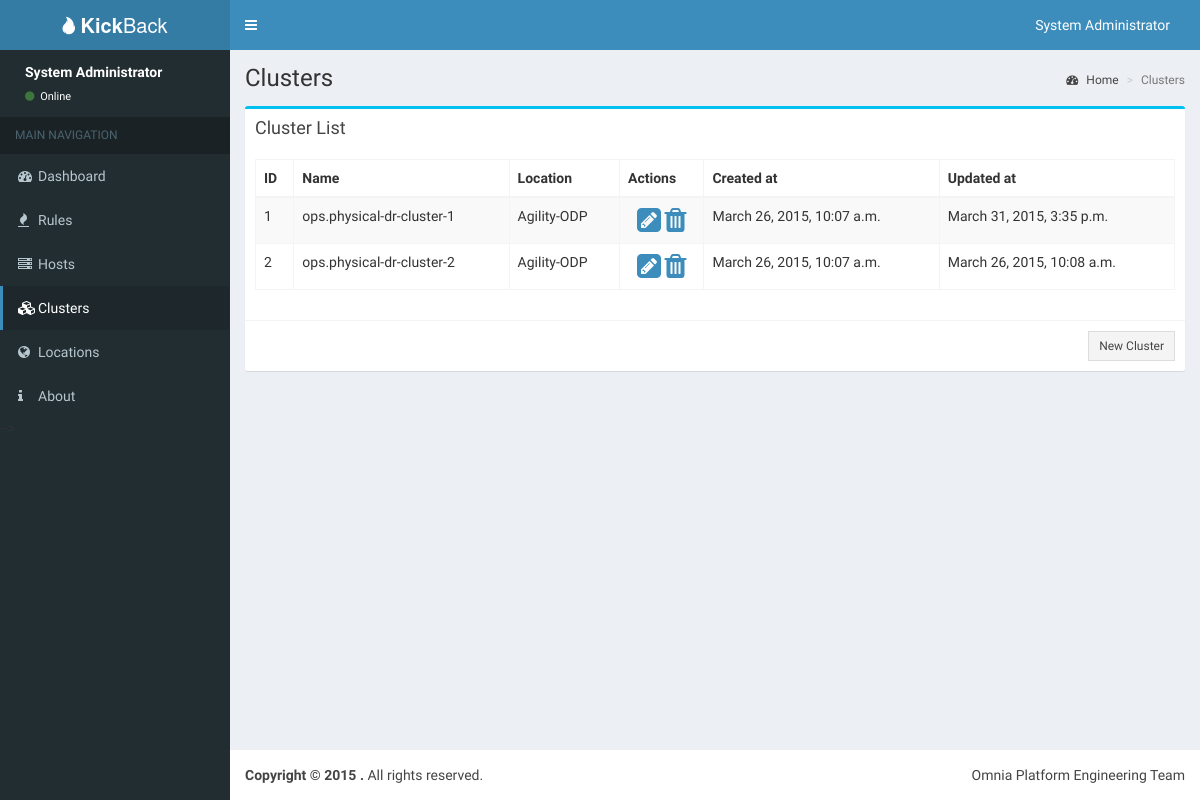
The page /cluster/list/ (signed in) on the database its author committed.
### clusters/models.py (models this page shows)
class Cluster(models.Model):
	cluster_name = models.CharField(max_length=50)
	location = models.ForeignKey(Location)
	added_at = models.DateTimeField(auto_now_add=True)
	updated_at = models.DateTimeField(auto_now=True)
	def __str__(self):
		return self.cluster_name

class Location(models.Model):
	location_name = models.CharField(max_length=50, unique=True)
	added_at = models.DateTimeField(auto_now_add=True)
	updated_at = models.DateTimeField(auto_now=True)
	def __str__(self):
		return self.location_name

### firewalls/views.py (the view)
# urls.py: url(r'^cluster/list/$', views.ClusterListView.as_view(), name='cluster-details'),
class ClusterListView(ListView):
    model = Cluster
    template_name='firewalls/cluster_list.html'
    @method_decorator(login_required(login_url="/login"))
    def dispatch(self, *args, **kwargs):
        return super(ClusterListView, self).dispatch(*args, **kwargs)

### firewalls/templates/firewalls/cluster_list.html (shortened to what this page needs)
{% extends 'firewalls/base.html'%}
{% block sidebar %}
<ul class="sidebar-menu">
	<li class="header">MAIN NAVIGATION</li>
	<li><a href="/"><i class="fa fa-dashboard"></i><span>Dashboard</span></a></li>
	<li><a href="/rule/list"><i class="fa fa-fire"></i><span>Rules</span></a></li>
	<li><a href="/host/list"><i class="fa fa-server"></i><span>Hosts</span></a></li>
	<li class="active"><a href="/cluster/list"><i class="fa fa-cubes"></i><span>Clusters</span></a></li>
	<li><a href="/location/list"><i class="fa fa-globe"></i><span>Locations</span></a></li>
	<li><a href="/about"><i class="fa fa-info"></i><span>About</span></a></li>
</section>
</aside>
{% endblock %}
{% block content %}
<div class="content-wrapper">
	<section class="content-header">
		<h1>
			Clusters
		</h1>
		<ol class="breadcrumb">
			<li><a href="#"><i class="fa fa-dashboard"></i> Home</a></li>
			<li class="active">Clusters</li>
		</ol>
	</section>
	<section class="content">
		<div class="box box-info">
			<div class="box-header">
				<h3 class="box-title">Cluster List</h3>
			</div>
			<div class="box-body">
        <div class="table-responsive">
          <table class="table table-striped table-bordered" data-pagination="true" data-toggle="table"  data-search="true" data-show-export="true" data-show-toggle="true"  data-show-columns="true" data-smart-display="true" data-show-filter="true" data-toolbar="toolbar">
            <thead>
              <th>ID</th>
              <th>Name</th>
              <th>Location</th>
              <th>Actions</th>
              <th>Created at</th>
              <th>Updated at</th>
            </thead>
            <tbody>
              {% for cluster in object_list %}
              <tr>
                <td>{{ cluster.id }}</td>
                <td>{{ cluster.cluster_name }}</td>
                <td>{{ cluster.location }}</td>
                <td style=text-align:center>
                  <a href="/cluster/update/{{ cluster.id }}"><i class="fa fa-pencil-square fa-2x"></i></a>
                  <a href="/cluster/delete/{{ cluster.id }}"><i class="fa fa-trash fa-2x"></i></a>
                </td>
                <td>{{ cluster.added_at }}</td>
                <td>{{ cluster.updated_at }}</td>
              </tr>
              {% endfor %}
            </tbody>
          </table>
        </div>
			</div>
			<div class="box-footer clearfix">
				<a href="/cluster/create/" class="btn btn-sm btn-default btn-flat pull-right">New Cluster</a>
			</div>
		</div>
	</section>
</div>
{% endblock %}

### firewalls/templates/firewalls/base.html (shortened to what this page needs)
<!DOCTYPE html>
{% load staticfiles %}
<html>
  <head>
    <link href="{% static 'firewalls/bootstrap/css/bootstrap.min.css' %}" rel="stylesheet" type="text/css" />
    <link href="{% static 'firewalls/plugins/fontawesome/css/font-awesome.min.css' %}" rel="stylesheet" type="text/css" />
    <link href="{% static 'firewalls/plugins/ionicons/css/ionicons.min.css' %}" rel="stylesheet" type="text/css" />
    <link href="{% static 'firewalls/dist/css/AdminLTE.min.css' %}" rel="stylesheet" type="text/css" />
    <link href="{% static 'firewalls/dist/css/skins/skin-blue.min.css' %}" rel="stylesheet" type="text/css" />
    <link href="{% static 'firewalls/plugins/visjs/vis.css' %}"rel="stylesheet" type="text/css" />
    <link href="{% static 'firewalls/plugins/datatables/dataTables.bootstrap.css' %}"rel="stylesheet" type="text/css" />
  </head>
  <body class="skin-blue">
    <div class="wrapper">
      <header class="main-header">
        <a href="/" class="logo"><i class="ion ion-fireball"></i>&nbsp;<b>Kick</b>Back</a>
        <nav class="navbar navbar-static-top" role="navigation">
          <a href="#" class="sidebar-toggle" data-toggle="offcanvas" role="button">
          </a>
          <div class="navbar-custom-menu">
            <ul class="nav navbar-nav">
              <li class="dropdown user user-menu">
                <a href="#" class="dropdown-toggle" data-toggle="dropdown">
                  <span class="hidden-xs">{{ user.get_full_name|default:user.username }}</span>
                </a>
              </li>
            </ul>
          </div>
        </nav>
      </header>
      <aside class="main-sidebar">
        <section class="sidebar">
          <div class="user-panel">
            <div class="pull-left info">
              <p>{{ user.get_full_name|default:user.username }}</p>
              <a href="#"><i class="fa fa-circle text-success"></i> Online</a>
            </div>
          </div>
        {% block sidebar%}{% endblock %}
        {% block content %}{% endblock %}
      <footer class="main-footer">
        <div class="pull-right hidden-xs">
          Omnia Platform Engineering Team
        </div>
        <strong>Copyright &copy; 2015 <a href="#"></a>.</strong> All rights reserved.
      </footer>
    </div>
  </body>
</html>

### rows shown on the page
Cluster: id "1", cluster_name "ops.physical-dr-cluster-1", location "Agility-ODP", added_at "March 26, 2015, 10:07 a.m.", updated_at "March 31, 2015, 3:35 p.m."
Cluster: id "2", cluster_name "ops.physical-dr-cluster-2", location "Agility-ODP", added_at "March 26, 2015, 10:07 a.m.", updated_at "March 26, 2015, 10:08 a.m."

### other values the page prints
{{ user.get_full_name|default:user.username }} "System Administrator"
